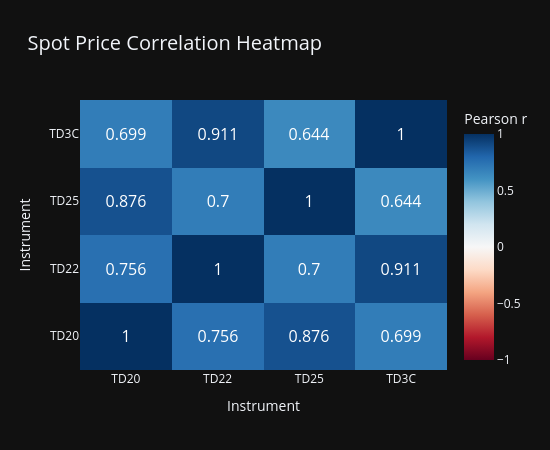

The notebook cell saved with this chart:
### Markdown cell above
---
## 6 · Correlation Heatmap (Spot Prices)

### Code cell
pivot_price = (
    spot_daily.pivot(index='date', columns='instrument', values='price')
    .dropna()
)

corr = pivot_price.corr()

fig = go.Figure(go.Heatmap(
    z=corr.values,
    x=corr.columns,
    y=corr.index,
    colorscale='RdBu',
    zmin=-1, zmax=1,
    text=corr.round(3).values,
    texttemplate='%{text}',
    textfont=dict(size=16),
    colorbar=dict(title='Pearson r')
))

fig.update_layout(
    title=dict(text='Spot Price Correlation Heatmap', font=dict(size=20)),
    height=450,
    width=550,
    xaxis_title='Instrument',
    yaxis_title='Instrument'
)
fig.show()

### Figure 1 — Plotly figure (JSON) as saved in the notebook; plotly's stock layout.template omitted (floating-point values rounded to 4 significant figures)
{"data": [{"colorbar": {"title": {"text": "Pearson r"}}, "colorscale": [[0, "rgb(103,0,31)"], [0.1, "rgb(178,24,43)"], [0.2, "rgb(214,96,77)"], [0.3, "rgb(244,165,130)"], [0.4, "rgb(253,219,199)"], [0.5, "rgb(247,247,247)"], [0.6, "rgb(209,229,240)"], [0.7, "rgb(146,197,222)"], [0.8, "rgb(67,147,195)"], [0.9, "rgb(33,102,172)"], [1, "rgb(5,48,97)"]], "text": [[1.0, 0.756, 0.876, 0.699], [0.756, 1.0, 0.7, 0.911], [0.876, 0.7, 1.0, 0.644], [0.699, 0.911, 0.644, 1.0]], "textfont": {"size": 16}, "texttemplate": "%{text}", "type": "heatmap", "x": ["TD20", "TD22", "TD25", "TD3C"], "y": ["TD20", "TD22", "TD25", "TD3C"], "z": [[1.0, 0.7557, 0.876, 0.6988], [0.7557, 1.0, 0.6998, 0.9111], [0.876, 0.6998, 1.0, 0.6439], [0.6988, 0.9111, 0.6439, 1.0]], "zmax": 1, "zmin": -1}], "layout": {"height": 450, "title": {"font": {"size": 20}, "text": "Spot Price Correlation Heatmap"}, "width": 550, "xaxis": {"title": {"text": "Instrument"}}, "yaxis": {"title": {"text": "Instrument"}}}}
